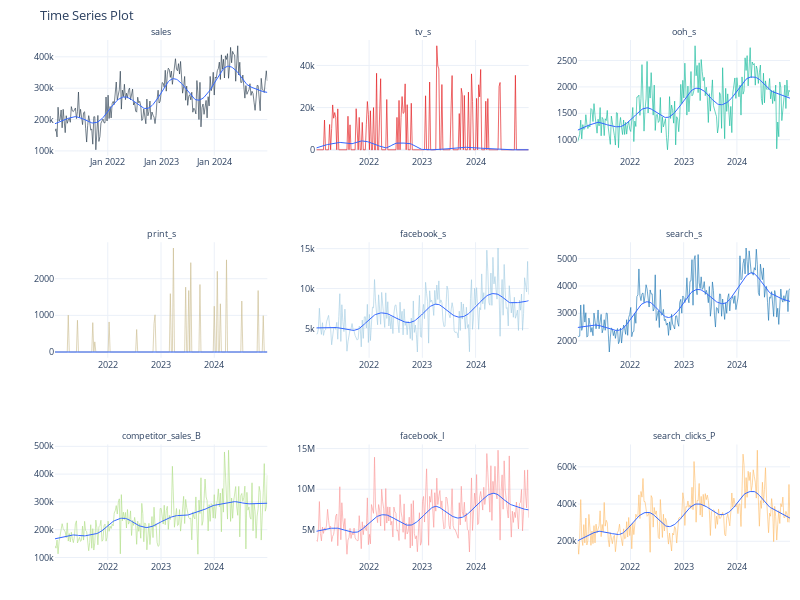

This figure's notebook cell:
### Code cell
# Visualize Sales and Spend by Channel
df\
  .melt(id_vars=["date"], 
  value_vars=["sales", "tv_s", "ooh_s", "print_s", "facebook_s", "search_s","competitor_sales_B","facebook_I", "search_clicks_P"])\
    .groupby("variable")\
      .plot_timeseries(
        "date",
        "value",
        color_column="variable",
        facet_ncol=3,
        width=800,
        height=600,
        legend_show=False,)

### Figure 1 — Plotly figure (JSON) as saved in the notebook; plotly's stock layout.template omitted (floating-point values rounded to 4 significant figures; data arrays with more than 128 entries replaced by an {"elided": "..."} marker saying what was removed)
{"data": [{"hoverlabel": {"font": {"size": 8.8}}, "legendgroup": "sales", "line": {"color": "rgba(44, 62, 80, 1.0)", "width": 0.65}, "mode": "lines", "name": "sales", "type": "scatter", "x": {"elided": "209 str values"}, "xaxis": "x", "y": {"elided": "209 float values"}, "yaxis": "y"}, {"hoverlabel": {"font": {"size": 8.8}}, "line": {"color": "rgba(51, 102, 255, 1.0)", "width": 1}, "mode": "lines", "name": "Smoother", "showlegend": false, "type": "scatter", "x": {"elided": "209 str values"}, "xaxis": "x", "y": {"elided": "209 float values"}, "yaxis": "y"}, {"hoverlabel": {"font": {"size": 8.8}}, "legendgroup": "tv_s", "line": {"color": "rgba(227, 26, 28, 1.0)", "width": 0.65}, "mode": "lines", "name": "tv_s", "type": "scatter", "x": {"elided": "209 str values"}, "xaxis": "x2", "y": {"elided": "209 float values"}, "yaxis": "y2"}, {"hoverlabel": {"font": {"size": 8.8}}, "line": {"color": "rgba(51, 102, 255, 1.0)", "width": 1}, "mode": "lines", "name": "Smoother", "showlegend": false, "type": "scatter", "x": {"elided": "209 str values"}, "xaxis": "x2", "y": {"elided": "209 float values"}, "yaxis": "y2"}, {"hoverlabel": {"font": {"size": 8.8}}, "legendgroup": "ooh_s", "line": {"color": "rgba(24, 188, 156, 1.0)", "width": 0.65}, "mode": "lines", "name": "ooh_s", "type": "scatter", "x": {"elided": "209 str values"}, "xaxis": "x3", "y": {"elided": "209 float values"}, "yaxis": "y3"}, {"hoverlabel": {"font": {"size": 8.8}}, "line": {"color": "rgba(51, 102, 255, 1.0)", "width": 1}, "mode": "lines", "name": "Smoother", "showlegend": false, "type": "scatter", "x": {"elided": "209 str values"}, "xaxis": "x3", "y": {"elided": "209 float values"}, "yaxis": "y3"}, {"hoverlabel": {"font": {"size": 8.8}}, "legendgroup": "print_s", "line": {"color": "rgba(204, 190, 147, 1.0)", "width": 0.65}, "mode": "lines", "name": "print_s", "type": "scatter", "x": {"elided": "209 str values"}, "xaxis": "x4", "y": {"elided": "209 float values"}, "yaxis": "y4"}, {"hoverlabel": {"font": {"size": 8.8}}, "line": {"color": "rgba(51, 102, 255, 1.0)", "width": 1}, "mode": "lines", "name": "Smoother", "showlegend": false, "type": "scatter", "x": {"elided": "209 str values"}, "xaxis": "x4", "y": {"elided": "209 float values"}, "yaxis": "y4"}, {"hoverlabel": {"font": {"size": 8.8}}, "legendgroup": "facebook_s", "line": {"color": "rgba(166, 206, 227, 1.0)", "width": 0.65}, "mode": "lines", "name": "facebook_s", "type": "scatter", "x": {"elided": "209 str values"}, "xaxis": "x5", "y": {"elided": "209 float values"}, "yaxis": "y5"}, {"hoverlabel": {"font": {"size": 8.8}}, "line": {"color": "rgba(51, 102, 255, 1.0)", "width": 1}, "mode": "lines", "name": "Smoother", "showlegend": false, "type": "scatter", "x": {"elided": "209 str values"}, "xaxis": "x5", "y": {"elided": "209 float values"}, "yaxis": "y5"}, {"hoverlabel": {"font": {"size": 8.8}}, "legendgroup": "search_s", "line": {"color": "rgba(31, 120, 180, 1.0)", "width": 0.65}, "mode": "lines", "name": "search_s", "type": "scatter", "x": {"elided": "209 str values"}, "xaxis": "x6", "y": {"elided": "209 float values"}, "yaxis": "y6"}, {"hoverlabel": {"font": {"size": 8.8}}, "line": {"color": "rgba(51, 102, 255, 1.0)", "width": 1}, "mode": "lines", "name": "Smoother", "showlegend": false, "type": "scatter", "x": {"elided": "209 str values"}, "xaxis": "x6", "y": {"elided": "209 float values"}, "yaxis": "y6"}, {"hoverlabel": {"font": {"size": 8.8}}, "legendgroup": "competitor_sales_B", "line": {"color": "rgba(178, 223, 138, 1.0)", "width": 0.65}, "mode": "lines", "name": "competitor_sales_B", "type": "scatter", "x": {"elided": "209 str values"}, "xaxis": "x7", "y": {"elided": "209 float values"}, "yaxis": "y7"}, {"hoverlabel": {"font": {"size": 8.8}}, "line": {"color": "rgba(51, 102, 255, 1.0)", "width": 1}, "mode": "lines", "name": "Smoother", "showlegend": false, "type": "scatter", "x": {"elided": "209 str values"}, "xaxis": "x7", "y": {"elided": "209 float values"}, "yaxis": "y7"}, {"hoverlabel": {"font": {"size": 8.8}}, "legendgroup": "facebook_I", "line": {"color": "rgba(251, 154, 153, 1.0)", "width": 0.65}, "mode": "lines", "name": "facebook_I", "type": "scatter", "x": {"elided": "209 str values"}, "xaxis": "x8", "y": {"elided": "209 float values"}, "yaxis": "y8"}, {"hoverlabel": {"font": {"size": 8.8}}, "line": {"color": "rgba(51, 102, 255, 1.0)", "width": 1}, "mode": "lines", "name": "Smoother", "showlegend": false, "type": "scatter", "x": {"elided": "209 str values"}, "xaxis": "x8", "y": {"elided": "209 float values"}, "yaxis": "y8"}, {"hoverlabel": {"font": {"size": 8.8}}, "legendgroup": "search_clicks_P", "line": {"color": "rgba(253, 191, 111, 1.0)", "width": 0.65}, "mode": "lines", "name": "search_clicks_P", "type": "scatter", "x": {"elided": "209 str values"}, "xaxis": "x9", "y": {"elided": "209 float values"}, "yaxis": "y9"}, {"hoverlabel": {"font": {"size": 8.8}}, "line": {"color": "rgba(51, 102, 255, 1.0)", "width": 1}, "mode": "lines", "name": "Smoother", "showlegend": false, "type": "scatter", "x": {"elided": "209 str values"}, "xaxis": "x9", "y": {"elided": "209 float values"}, "yaxis": "y9"}], "layout": {"annotations": [{"font": {"size": 8.8}, "showarrow": false, "text": "sales", "x": 0.1444, "xanchor": "center", "xref": "paper", "y": 1, "yanchor": "bottom", "yref": "paper"}, {"font": {"size": 8.8}, "showarrow": false, "text": "tv_s", "x": 0.5, "xanchor": "center", "xref": "paper", "y": 1, "yanchor": "bottom", "yref": "paper"}, {"font": {"size": 8.8}, "showarrow": false, "text": "ooh_s", "x": 0.8556, "xanchor": "center", "xref": "paper", "y": 1, "yanchor": "bottom", "yref": "paper"}, {"font": {"size": 8.8}, "showarrow": false, "text": "print_s", "x": 0.1444, "xanchor": "center", "xref": "paper", "y": 0.6111, "yanchor": "bottom", "yref": "paper"}, {"font": {"size": 8.8}, "showarrow": false, "text": "facebook_s", "x": 0.5, "xanchor": "center", "xref": "paper", "y": 0.6111, "yanchor": "bottom", "yref": "paper"}, {"font": {"size": 8.8}, "showarrow": false, "text": "search_s", "x": 0.8556, "xanchor": "center", "xref": "paper", "y": 0.6111, "yanchor": "bottom", "yref": "paper"}, {"font": {"size": 8.8}, "showarrow": false, "text": "competitor_sales_B", "x": 0.1444, "xanchor": "center", "xref": "paper", "y": 0.2222, "yanchor": "bottom", "yref": "paper"}, {"font": {"size": 8.8}, "showarrow": false, "text": "facebook_I", "x": 0.5, "xanchor": "center", "xref": "paper", "y": 0.2222, "yanchor": "bottom", "yref": "paper"}, {"font": {"size": 8.8}, "showarrow": false, "text": "search_clicks_P", "x": 0.8556, "xanchor": "center", "xref": "paper", "y": 0.2222, "yanchor": "bottom", "yref": "paper"}], "autosize": true, "font": {"size": 11}, "height": 600, "legend": {"font": {"size": 8.8}, "title": {"font": {"size": 8.8}, "text": "Legend"}}, "margin": {"b": 40, "l": 10, "r": 10, "t": 40}, "showlegend": false, "title": {"font": {"size": 13.2}, "text": "Time Series Plot"}, "width": 800, "xaxis": {"anchor": "y", "domain": [0, 0.2889], "showticklabels": true, "tickfont": {"size": 8.8}, "tickformat": "%b %Y", "title": {"text": ""}, "visible": true}, "xaxis2": {"anchor": "y2", "domain": [0.3556, 0.6444], "showticklabels": true, "tickfont": {"size": 8.8}, "visible": true}, "xaxis3": {"anchor": "y3", "domain": [0.7111, 1], "showticklabels": true, "tickfont": {"size": 8.8}, "visible": true}, "xaxis4": {"anchor": "y4", "domain": [0, 0.2889], "showticklabels": true, "tickfont": {"size": 8.8}, "visible": true}, "xaxis5": {"anchor": "y5", "domain": [0.3556, 0.6444], "showticklabels": true, "tickfont": {"size": 8.8}, "visible": true}, "xaxis6": {"anchor": "y6", "domain": [0.7111, 1], "showticklabels": true, "tickfont": {"size": 8.8}, "visible": true}, "xaxis7": {"anchor": "y7", "domain": [0, 0.2889], "showticklabels": true, "tickfont": {"size": 8.8}, "visible": true}, "xaxis8": {"anchor": "y8", "domain": [0.3556, 0.6444], "showticklabels": true, "tickfont": {"size": 8.8}, "visible": true}, "xaxis9": {"anchor": "y9", "domain": [0.7111, 1], "showticklabels": true, "tickfont": {"size": 8.8}, "visible": true}, "yaxis": {"anchor": "x", "domain": [0.7778, 1], "tickfont": {"size": 8.8}, "title": {"text": ""}}, "yaxis2": {"anchor": "x2", "domain": [0.7778, 1], "tickfont": {"size": 8.8}}, "yaxis3": {"anchor": "x3", "domain": [0.7778, 1], "tickfont": {"size": 8.8}}, "yaxis4": {"anchor": "x4", "domain": [0.3889, 0.6111], "tickfont": {"size": 8.8}}, "yaxis5": {"anchor": "x5", "domain": [0.3889, 0.6111], "tickfont": {"size": 8.8}}, "yaxis6": {"anchor": "x6", "domain": [0.3889, 0.6111], "tickfont": {"size": 8.8}}, "yaxis7": {"anchor": "x7", "domain": [0, 0.2222], "tickfont": {"size": 8.8}}, "yaxis8": {"anchor": "x8", "domain": [0, 0.2222], "tickfont": {"size": 8.8}}, "yaxis9": {"anchor": "x9", "domain": [0, 0.2222], "tickfont": {"size": 8.8}}}}
